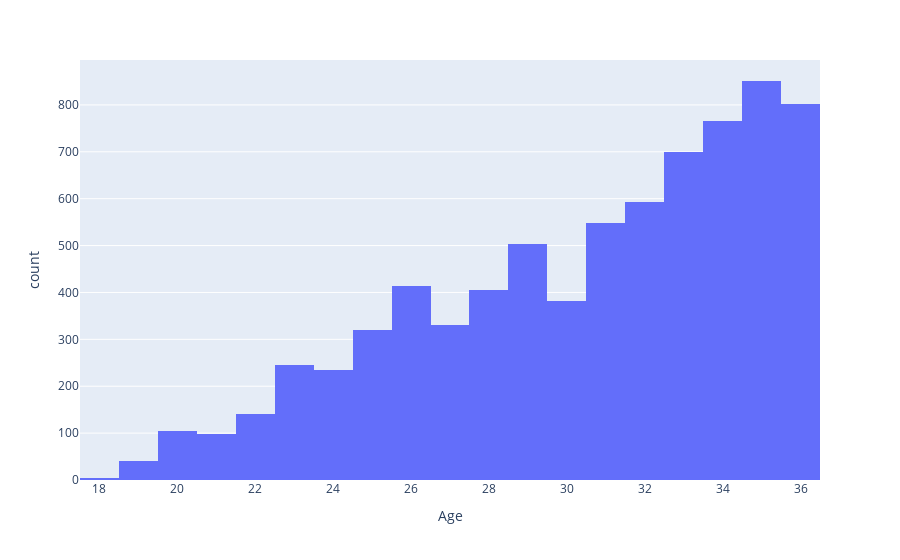

This figure's notebook cell:
### Code cell
fig_age = px.histogram(df_young, x = 'Age')
fig_age.show()

### Figure 1 — Plotly figure (JSON) as saved in the notebook; plotly's stock layout.template omitted (floating-point values rounded to 4 significant figures; data arrays with more than 128 entries replaced by an {"elided": "..."} marker saying what was removed)
{"data": [{"alignmentgroup": "True", "bingroup": "x", "hovertemplate": "Age=%{x}<br>count=%{y}<extra></extra>", "legendgroup": "", "marker": {"color": "#636efa", "pattern": {"shape": ""}}, "name": "", "offsetgroup": "", "orientation": "v", "showlegend": false, "type": "histogram", "x": {"elided": "7481 int values"}, "xaxis": "x", "yaxis": "y"}], "layout": {"barmode": "relative", "legend": {"tracegroupgap": 0}, "margin": {"t": 60}, "xaxis": {"anchor": "y", "domain": [0, 1], "title": {"text": "Age"}}, "yaxis": {"anchor": "x", "domain": [0, 1], "title": {"text": "count"}}}}
